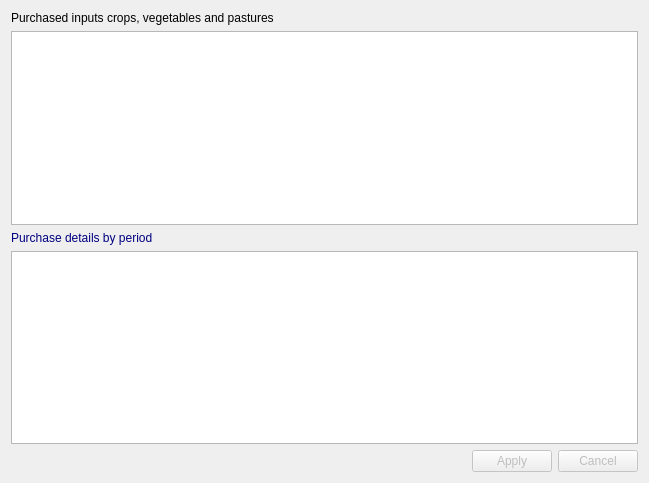
<?xml version="1.0" encoding="UTF-8"?>
<ui version="4.0">
 <class>prchinscrops</class>
 <widget class="QWidget" name="prchinscrops">
  <property name="geometry">
   <rect>
    <x>0</x>
    <y>0</y>
    <width>649</width>
    <height>483</height>
   </rect>
  </property>
  <property name="toolTip">
   <string/>
  </property>
  <layout class="QVBoxLayout" name="verticalLayout">
   <item>
    <widget class="QLabel" name="Label286">
     <property name="enabled">
      <bool>true</bool>
     </property>
     <property name="palette">
      <palette>
       <active>
        <colorrole role="WindowText">
         <brush brushstyle="SolidPattern">
          <color alpha="255">
           <red>0</red>
           <green>0</green>
           <blue>0</blue>
          </color>
         </brush>
        </colorrole>
       </active>
       <inactive>
        <colorrole role="WindowText">
         <brush brushstyle="SolidPattern">
          <color alpha="255">
           <red>0</red>
           <green>0</green>
           <blue>0</blue>
          </color>
         </brush>
        </colorrole>
       </inactive>
       <disabled>
        <colorrole role="WindowText">
         <brush brushstyle="SolidPattern">
          <color alpha="255">
           <red>0</red>
           <green>0</green>
           <blue>0</blue>
          </color>
         </brush>
        </colorrole>
       </disabled>
      </palette>
     </property>
     <property name="toolTip">
      <string/>
     </property>
     <property name="text">
      <string>Purchased inputs crops, vegetables and pastures</string>
     </property>
    </widget>
   </item>
   <item>
    <widget class="QTableView" name="AdvListView1">
     <property name="enabled">
      <bool>true</bool>
     </property>
     <property name="toolTip">
      <string/>
     </property>
    </widget>
   </item>
   <item>
    <widget class="QLabel" name="Label1">
     <property name="enabled">
      <bool>true</bool>
     </property>
     <property name="palette">
      <palette>
       <active>
        <colorrole role="WindowText">
         <brush brushstyle="SolidPattern">
          <color alpha="255">
           <red>0</red>
           <green>0</green>
           <blue>128</blue>
          </color>
         </brush>
        </colorrole>
       </active>
       <inactive>
        <colorrole role="WindowText">
         <brush brushstyle="SolidPattern">
          <color alpha="255">
           <red>0</red>
           <green>0</green>
           <blue>128</blue>
          </color>
         </brush>
        </colorrole>
       </inactive>
       <disabled>
        <colorrole role="WindowText">
         <brush brushstyle="SolidPattern">
          <color alpha="255">
           <red>0</red>
           <green>0</green>
           <blue>128</blue>
          </color>
         </brush>
        </colorrole>
       </disabled>
      </palette>
     </property>
     <property name="toolTip">
      <string/>
     </property>
     <property name="text">
      <string>Purchase details by period</string>
     </property>
    </widget>
   </item>
   <item>
    <widget class="QTableView" name="AdvListView2">
     <property name="enabled">
      <bool>true</bool>
     </property>
     <property name="sizePolicy">
      <sizepolicy hsizetype="MinimumExpanding" vsizetype="Expanding">
       <horstretch>0</horstretch>
       <verstretch>0</verstretch>
      </sizepolicy>
     </property>
     <property name="toolTip">
      <string/>
     </property>
    </widget>
   </item>
   <item>
    <layout class="QHBoxLayout" name="horizontalLayout">
     <item>
      <spacer name="horizontalSpacer">
       <property name="orientation">
        <enum>Qt::Horizontal</enum>
       </property>
       <property name="sizeHint" stdset="0">
        <size>
         <width>40</width>
         <height>20</height>
        </size>
       </property>
      </spacer>
     </item>
     <item>
      <widget class="QPushButton" name="BitBtn1">
       <property name="enabled">
        <bool>false</bool>
       </property>
       <property name="toolTip">
        <string>Save the current record</string>
       </property>
       <property name="text">
        <string>Apply</string>
       </property>
       <property name="icon">
        <iconset resource="../images.qrc">
         <normaloff>:/images/apply.png</normaloff>:/images/apply.png</iconset>
       </property>
       <property name="flat">
        <bool>false</bool>
       </property>
      </widget>
     </item>
     <item>
      <widget class="QPushButton" name="BitBtn2">
       <property name="enabled">
        <bool>false</bool>
       </property>
       <property name="toolTip">
        <string>Restore the current record</string>
       </property>
       <property name="text">
        <string>Cancel</string>
       </property>
       <property name="icon">
        <iconset resource="../images.qrc">
         <normaloff>:/images/cancel.png</normaloff>:/images/cancel.png</iconset>
       </property>
       <property name="flat">
        <bool>false</bool>
       </property>
      </widget>
     </item>
    </layout>
   </item>
  </layout>
 </widget>
 <resources>
  <include location="../images.qrc"/>
 </resources>
 <connections/>
</ui>
